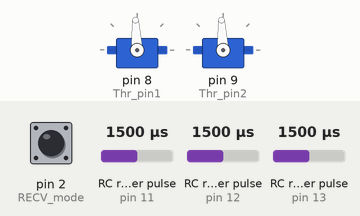
Recording of a sketch running on a simulated Arduino Uno, built with avr-gcc and run on an emulated ATmega328P. On the bench: 2 × servo. Wiring (inferred from the names in the program): 3 × RC receiver channel: data pin 11 / data pin 12 / data pin 13. The test bench sets the inputs (shaded band); at power-on: pin 2 (RECV_mode) LOW, RC receiver pulse (sensors on pin 11, pin 12, pin 13) 1500 µs.

Above: at 0.1 s.
At 2.2 s:
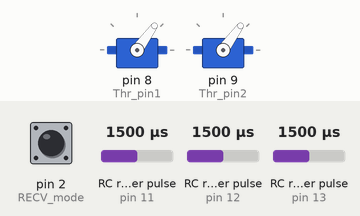
At 3.4 s:
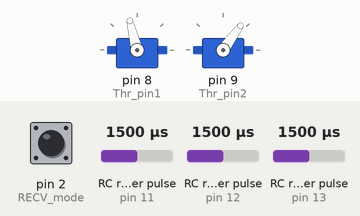
Timing chart, 0 to 4.9 s (numbered marks = the images above):
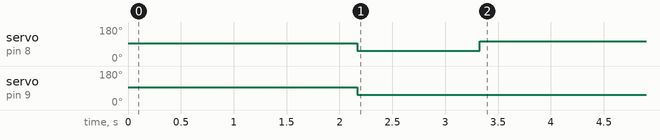

The sketch:

MK4_Control_Serial.ino
```cpp
/// 2024.05.02
/// EDIT 09.21 ## add Relay 24V
/// EDIT 2025.03.13 ## del ALL Relay
/// Author: SIWON, SEONHYUK, SEONHYUN
/// This code is the control code for MARK3 ships.
/// Vessel configuration: 2 thrusters, LED, physical emergency power supply, rc_2 receiver, os1
/// New controller

#include <Servo.h>

#define RECV_mode 2  // Send Mode data from PWM control Arduino

#define Throttle2 12 // channel . rudder
#define Throttle0 13 // channel 1. thruster(STBS)
#define Throttle1 11 // channel 2. em

byte Thr_pin1 = 8; //port
byte Thr_pin2 = 9; //stbd

String DataToESC;    //ESC에 전달할 PWM
String DataTOSend;   //아두이노가 보낼 신호
String RecieveData;  //아두이노가 받은 PWM
String DataFromRC;   // RC수신기에서 보낸 PWM
int Status = 1;  // ROS2 파싱 X
int a;
int thr_min = 1250;
int thr_max = 1750;
int thr_min_auto = 1100;
int thr_max_auto = 1900;
Servo thr1;
Servo thr2;
Servo Copy1; Servo Copy2;
int port_pwm; int stbd_pwm;
void setup() {
  pinMode(RECV_mode, INPUT);
  pinMode(Throttle2, INPUT);
  pinMode(Throttle1, INPUT);
  pinMode(Throttle0, INPUT);
//  pinMode(COPY_PIN1, OUTPUT); // 7pin OUTPUT
//  pinMode(COPY_PIN2, OUTPUT);
  thr1.attach(Thr_pin1);
  thr2.attach(Thr_pin2);
  thr2.writeMicroseconds(1500);
  thr1.writeMicroseconds(1500);
//  Copy1.attach(COPY_PIN1);
//  Copy2.attach(COPY_PIN2);
  delay(1000);
  Serial.begin(115200);

}

void loop() {
  unsigned long currentMillis = millis();

  float sum1 = 0;
  float sum2 = 0;
  float sum3 = 0;
  float sum4 = 0;

  int cnt = 0;
  int count = 2;  // 이동평균필터의 분모
  int avg1, avg2, avg3, avg4;
  while (cnt < count) {
    sum1 += pulseIn(Throttle1, HIGH, 50000);
    sum2 += pulseIn(RECV_mode, HIGH, 50000);
    sum3 += pulseIn(Throttle2, HIGH, 50000);
    sum4 += pulseIn(Throttle0, HIGH, 50000);

    cnt++;
  }
  avg1 = sum1 / count; //EM Stop 1500
  avg2 = sum2 / count; // Mode switch 1200 1500 1800
  avg3 = sum3 / count; //Rud
  avg4 = sum4 /count; // Thr

//  // RECV_mode COPY_PIN 7
//  Copy1.writeMicroseconds(avg2);
//  Copy2.writeMicroseconds(avg1);

  int rudder_abs = 1500-avg3;

  if (avg4 > 1482 && avg4 < 1528) {
    avg4 = 1500;
  }if (avg1 > 1482 && avg1 < 1528) {
    avg1 = 1500;
  }


  if (rudder_abs>0){
    port_pwm = avg4+abs(rudder_abs);
    stbd_pwm = avg4-abs(rudder_abs);
  } else if (rudder_abs<0){
    port_pwm = avg4-abs(rudder_abs);
    stbd_pwm = avg4+abs(rudder_abs);
  } else {
    port_pwm = 1500;
    stbd_pwm = 1500;
  }
  port_pwm = ((port_pwm + 5) / 10) * 10;
  stbd_pwm = ((stbd_pwm + 5) / 10) * 10;

  DataFromRC = String(port_pwm) + "," + String(avg2) + "," + String(avg3) + "," + String(stbd_pwm);


//  시리얼 통신으로 데이터 송신
  //if (Serial.availableForWrite()) {
    //DataTOSend = DataToESC + "," + String(Status) + "," + DataFromRC ;

    //Serial.println(DataTOSend);
  //}
  if (avg2 > 1600) {
    a = 1;
  } else {
    a = 2;
  }
  if (a>1) {
    //시리얼 통신으로 데이터 수신
  //if (Serial.available() > 0) {
    String RecieveData = Serial.readStringUntil('\n');  // 줄 바꿈 문자('\n')까지 읽음

    // 문자열을 파싱하여 숫자로 변환
    int value1, value2;
    sscanf(RecieveData.c_str(), "%d,%d", &value1, &value2);
    value1 = constrain(value1, thr_min_auto, thr_max_auto);
    value2 = constrain(value2, thr_min_auto, thr_max_auto);
    thr1.writeMicroseconds(value2) ;
    thr2.writeMicroseconds(value1);

    //DataToESC = String(value1) + "," + String(value2) + "," + String(value3);
    DataToESC = String(value1) + "," + String(value2);
    Status = 1;  //ROS2 파싱중
  }
  else {
    // 수신된 데이터가 없을 때 기본 PWM 값을 사용
    port_pwm = constrain(port_pwm, thr_min, thr_max);
    stbd_pwm = constrain(stbd_pwm, thr_min, thr_max);
    thr1.writeMicroseconds(port_pwm);
    thr2.writeMicroseconds(stbd_pwm);
    DataToESC = String(1500) + "," + String(1500);
    Status = 2;  //ROS2 파싱 X


  }}
```

Measured:
- by itself, servo on pin 8 (Thr_pin1): 93° → 54° at 2.2 s, → 104° 1.2 s later
- by itself, servo on pin 9 (Thr_pin2): 93° → 54° at 2.2 s
